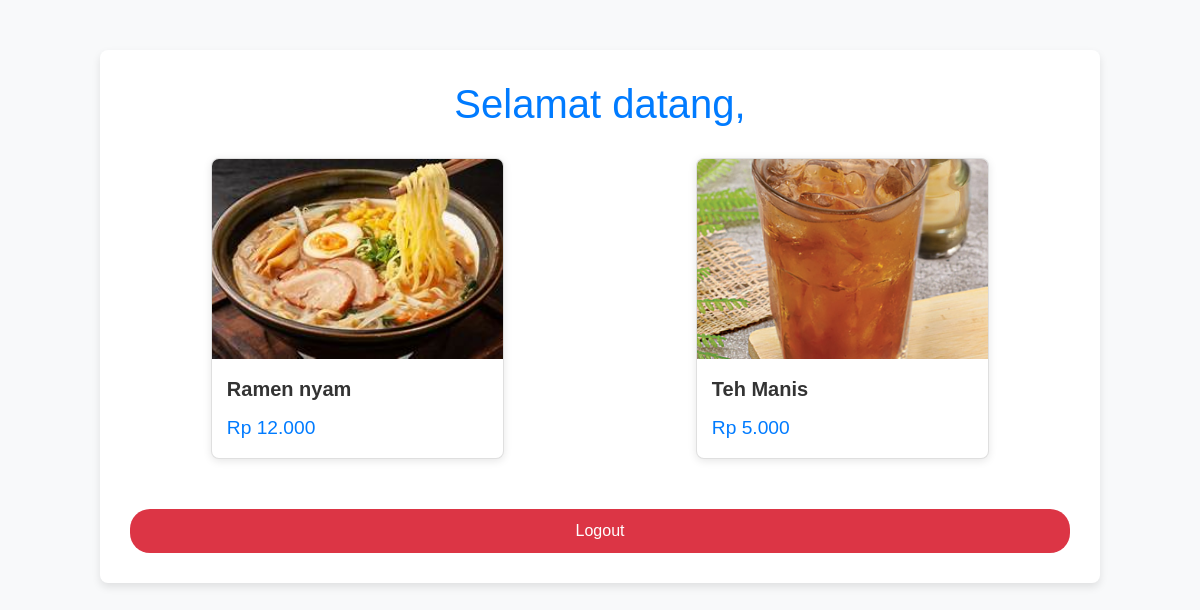
The app's page /profile.php with its own data.
### tables this page shows
CREATE TABLE `products` (
  `id` int(11) NOT NULL,
  `name` varchar(255) NOT NULL,
  `price` int(11) NOT NULL,
  `image` varchar(255) NOT NULL,
  `created_at` timestamp NOT NULL DEFAULT current_timestamp(),
  `updated_at` timestamp NULL DEFAULT NULL
);

### profile.php (the view, shortened to what this page needs)
<!DOCTYPE html>
<html lang="en">
<head>
    <link href="https://stackpath.bootstrapcdn.com/bootstrap/4.5.2/css/bootstrap.min.css" rel="stylesheet">
</head>
<body>
    <div class="container">
        <h1>Selamat datang, <?php echo $_SESSION['name']; ?></h1>
        <div class="row">
            <?php
            require './config/db.php';
            $products = mysqli_query($db_connect, "SELECT * FROM products");
            while($product = mysqli_fetch_assoc($products)) {
            ?>
                <div class="col-md-4">
                    <div class="card product-card">
                        <img src="../pertemuan-6/<?php echo $product['image']; ?>" class="product-img" alt="Produk">
                        <div class="product-details">
                            <div class="product-name"><?php echo $product['name']; ?></div>
                            <div class="product-price">Rp <?php echo number_format($product['price'], 0, ',', '.'); ?></div>
                        </div>
                    </div>
                </div>
            <?php } ?>
        </div>
        <a href="./backend/logout.php" class="btn-logout">Logout</a>
    </div>
</body>
</html>

### profile.php (style rules this page uses)
body { background-color: #f8f9fa; font-family: Arial, sans-serif; }
.container { max-width: 1000px; margin: 50px auto; padding: 30px; background-color: #ffffff; border-radius: 8px; box-shadow: 0 4px 8px rgba(0, 0, 0, 0.1); }
h1 { text-align: center; color: #007bff; margin-bottom: 30px; }
.btn-logout { display: block; width: 100%; padding: 10px; margin-top: 20px; text-align: center; background-color: #dc3545; color: white; border: none; border-radius: 20px; font-size: 16px; text-decoration: none; }
.product-card { border-radius: 8px; box-shadow: 0 2px 8px rgba(0, 0, 0, 0.1); margin-bottom: 30px; overflow: hidden; transition: transform 0.3s; }
.product-img { width: 100%; height: 200px; object-fit: cover; }
.product-details { padding: 15px; }
.product-name { font-size: 1.25rem; font-weight: bold; color: #333; }
.product-price { color: #007bff; font-size: 1.2rem; margin-top: 10px; }
.row { display: flex; flex-wrap: wrap; justify-content: space-around; }

### records on screen
products: image (picture), name "Ramen nyam", price "12.000"
products: image (picture), name "Teh Manis", price "5.000"
